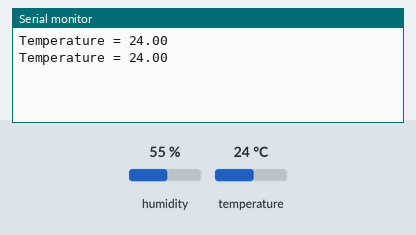
This sketch was run on a simulated Arduino Uno, built with avr-gcc and run on an emulated ATmega328P. On the bench: the last lines printed to the serial monitor. The inputs (shaded band) are chosen by the test bench; at power-on: temperature 24 °C, humidity 55 %.

Above: at 2.8 s.
2.9 s: temperature set to 12 °C
At 5.1 s:
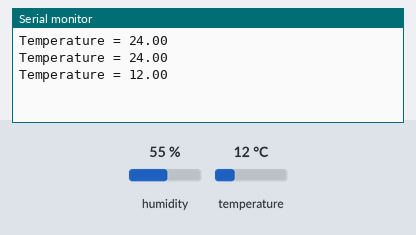
5.6 s: temperature set to 19 °C
At 7.5 s:
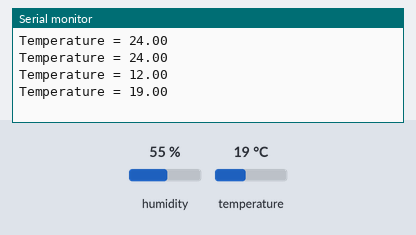
Timing chart, 0 to 9.0 s (numbered marks = the images above; inputs shaded):
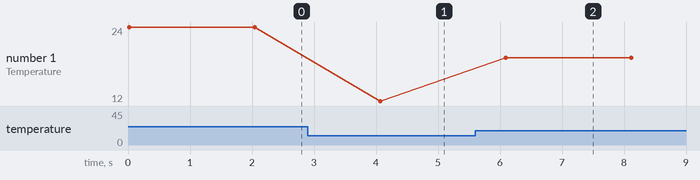

Measured:
- after the input at 2.9 s, the serial monitor: prints a new line after 1.2 s (image 1)
- after the input at 5.6 s, the serial monitor: prints a new line after 0.49 s (image 2)
- plotted number 1: 24 → 12 after the input at 2.9 s, 12 → 19 after the input at 5.6 s

The sketch:

Thermal_sensor_test.ino
```cpp
#include <dht.h>

dht DHT;

#define DHT11_PIN 6

void setup(){
  Serial.begin(9600);
}

void loop()
{
  int chk = DHT.read11(DHT11_PIN);

  Serial.print("Temperature = ");
  Serial.println(DHT.temperature);
  //Serial.print("Humidity = ");
  //Serial.println(DHT.humidity);
  delay(2000);
}
```
